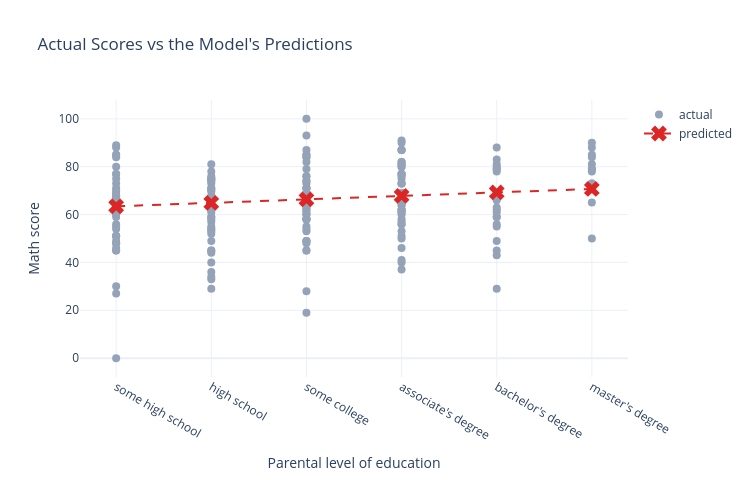

Source (notebook cell):
### Code cell
compare_figure = go.Figure()
compare_figure.add_trace(go.Scatter(
    x=df.loc[X_test.index, "parental level of education"], y=y_test, mode="markers",
    marker=dict(size=8, color="#94a3b8"), name="actual"))
compare_figure.add_trace(go.Scatter(
    x=edu_order, y=[model.intercept_ + model.coef_[0] * code for code in range(len(edu_order))],
    mode="markers+lines", marker=dict(size=14, color="#dc2626", symbol="x"),
    line=dict(color="#dc2626", width=2, dash="dash"), name="predicted"))
compare_figure.update_xaxes(categoryorder="array", categoryarray=edu_order)
compare_figure.update_layout(title="Actual Scores vs the Model's Predictions", xaxis_title="Parental level of education",
                              yaxis_title="Math score", template="plotly_white", width=750, height=480)
compare_figure.show()

### Figure 1 — Plotly figure (JSON) as saved in the notebook; plotly's stock layout.template omitted (floating-point values rounded to 4 significant figures; data arrays with more than 128 entries replaced by an {"elided": "..."} marker saying what was removed)
{"data": [{"marker": {"color": "#94a3b8", "size": 8}, "mode": "markers", "name": "actual", "type": "scatter", "x": {"elided": "200 str values"}, "y": {"elided": "200 int values"}}, {"line": {"color": "#dc2626", "dash": "dash", "width": 2}, "marker": {"color": "#dc2626", "size": 14, "symbol": "x"}, "mode": "markers+lines", "name": "predicted", "type": "scatter", "x": ["some high school", "high school", "some college", "associate's degree", "bachelor's degree", "master's degree"], "y": [63.45, 64.9, 66.35, 67.81, 69.26, 70.71]}], "layout": {"height": 480, "title": {"text": "Actual Scores vs the Model's Predictions"}, "width": 750, "xaxis": {"categoryarray": ["some high school", "high school", "some college", "associate's degree", "bachelor's degree", "master's degree"], "categoryorder": "array", "title": {"text": "Parental level of education"}}, "yaxis": {"title": {"text": "Math score"}}}}
